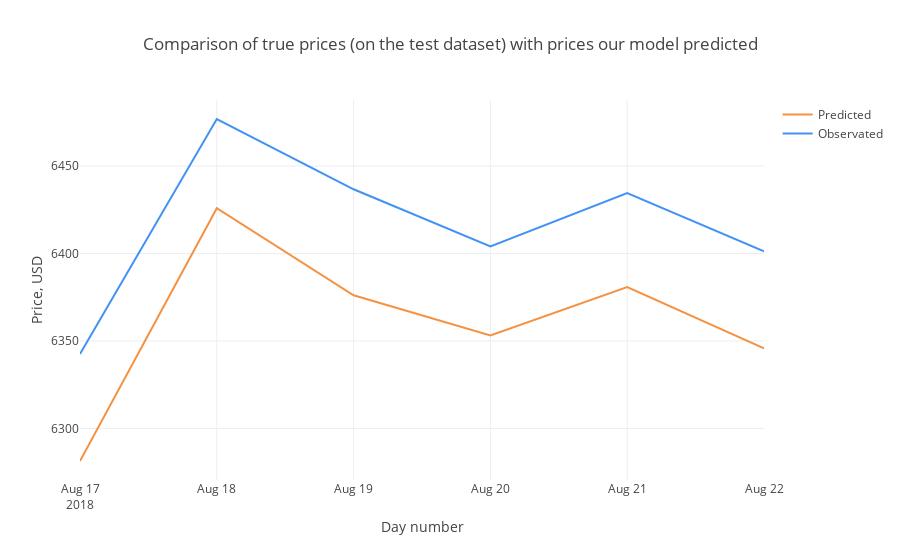

Source (notebook cell):
### Code cell
# Visualización de 
trace1 = go.Scatter(

    x = TestDate,
    y = result['prediction_btc'],
    mode = 'lines',
    name = 'Predicted',
    line = dict(color=('rgb(244, 146, 65)'), width=2)
)
trace2 = go.Scatter(
    x = TestDate,
    y = result['price_btc'],
    mode = 'lines',
    name = 'Observated',
    line = dict(color=('rgb(66, 146, 244)'), width=2)
)

data = [trace1, trace2]
layout = dict(title = 'Comparison of true prices (on the test dataset) with prices our model predicted',
             xaxis = dict(title = 'Day number'), yaxis = dict(title = 'Price, USD'))
fig = dict(data=data, layout=layout)
py.iplot(fig, filename='results_demonstrating0')

### Figure 1 — Plotly figure (JSON) as saved in the notebook; plotly's stock layout.template omitted (floating-point values rounded to 4 significant figures)
{"data": [{"line": {"color": "rgb(244, 146, 65)", "width": 2}, "mode": "lines", "name": "Predicted", "type": "scatter", "x": ["2018-08-17", "2018-08-18", "2018-08-19", "2018-08-20", "2018-08-21", "2018-08-22"], "y": [6281.0, 6426.0, 6376.0, 6353.0, 6381.0, 6346.0]}, {"line": {"color": "rgb(66, 146, 244)", "width": 2}, "mode": "lines", "name": "Observated", "type": "scatter", "x": ["2018-08-17", "2018-08-18", "2018-08-19", "2018-08-20", "2018-08-21", "2018-08-22"], "y": [6343.0, 6477.0, 6437.0, 6404.0, 6435.0, 6401.0]}], "layout": {"title": "Comparison of true prices (on the test dataset) with prices our model predicted", "xaxis": {"title": "Day number"}, "yaxis": {"title": "Price, USD"}}}
